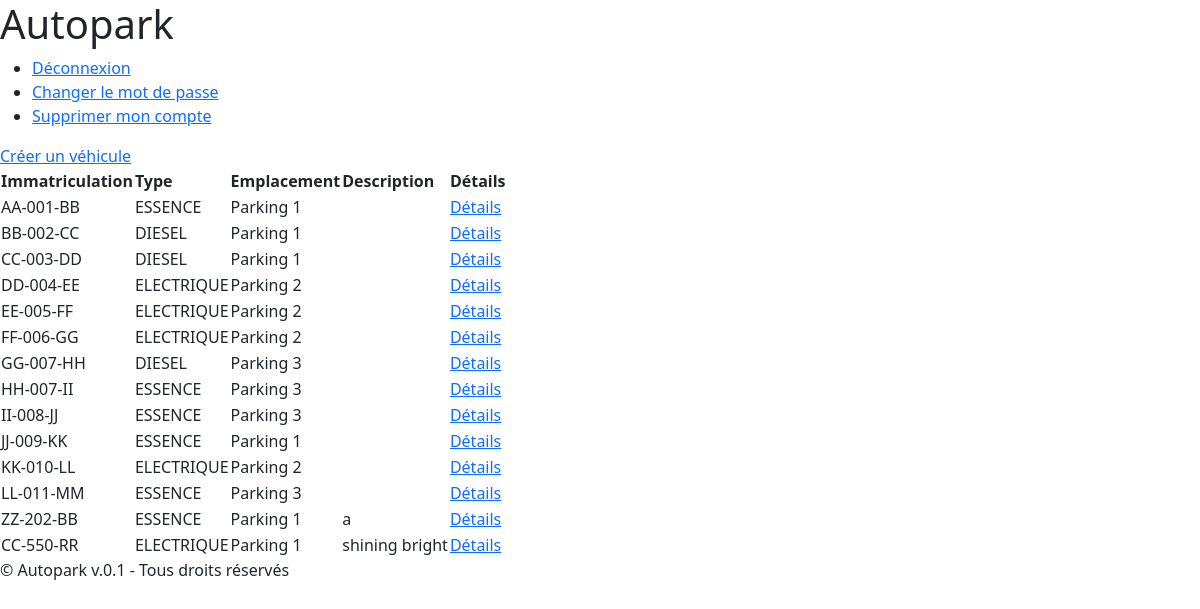
The page /autopark/all (signed in) on the database as committed earlier.
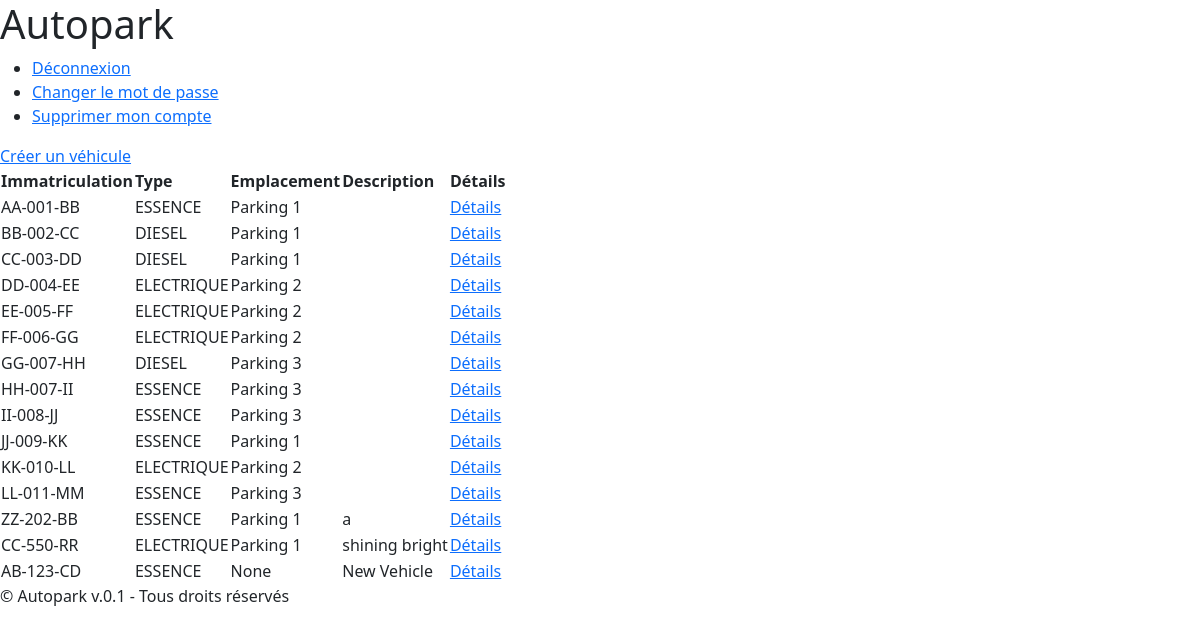
The same page on the database as committed later.
### autopark/models.py (models this page shows, shortened)
class Vehicle(models.Model):
    class VehicleType(models.TextChoices):
        ELECTRIQUE = 'ELECTRIQUE'
        ESSENCE = 'ESSENCE'
        DIESEL = 'DIESEL'
    description = models.TextField(default="")
    number = models.CharField(
        max_length=9,
        validators=[
            RegexValidator(
                regex=r'^([A-Z]{2}-[0-9]{3}-[A-Z]{2})|([0-9]{1,4}[A-Z]{1,3}[0-9]{2})$',
                message='Invalid format'
            )
        ]
    )
    vehicle_type = models.CharField(
        max_length=15,
        choices=VehicleType.choices,
        default=VehicleType.ESSENCE
    )
    created_at = models.DateTimeField(auto_now_add=True)
    location = models.ForeignKey(Location, on_delete=models.SET_NULL, null=True, blank=True)
    last_maintenance_at = models.DateTimeField(null=True, blank=True)
    next_check_at = models.DateTimeField(null=True, blank=True)

class Location(models.Model):
    label = models.CharField(max_length=255)
    def __str__(self):
        return self.label
    class Meta:
        ordering = ['label']

### autopark/views.py (the view)
# urls.py: path("autopark/all", AllListView.as_view(), name='all_vehicles'),
class AllListView(LoginRequiredMixin, ListView):
    model = Vehicle
    template_name = 'all_table.html'
    context_object_name = 'table_data'

### autopark/templates/all_table.html
{% extends 'base.html' %}
{% block content %}
<a href="{% url 'add_vehicle' %}">Créer un véhicule</a>
<table>
    <thead>
      <tr>
        <th>Immatriculation</th>
        <th>Type</th>
        <th>Emplacement</th>
        <th>Description</th>
        <th>Détails</th>
      </tr>
    </thead>
    <tbody>
      {% for vehicle in table_data %}
        <tr>
          <td>{{ vehicle.number }}</td>
          <td>{{ vehicle.vehicle_type }}</td>
          <td>{{ vehicle.location }}</td>
          <td>{{ vehicle.description }}</td>
          <td><a href="{% url 'vehicle_details' vehicle.id %}">Détails</a></td>
        </tr>
      {% empty %}
        <tr>
          <td colspan="5">Pas de véhicule</td>
        </tr>
      {% endfor %}
    </tbody>
</table>
{% endblock %}

### tp1_yagg_yoon_laurent/templates/base.html (shortened to what this page needs)
<!DOCTYPE html>
<html>
<head>
    <link href="https://cdn.jsdelivr.net/npm/bootstrap@5.3.0/dist/css/bootstrap.min.css" rel="stylesheet">
</head>
<body>
    <h1>Autopark</h1>
    <header>
        <nav>
            <ul>
                <li><a href="{% url 'logout' %}">Déconnexion</a></li>
                <li><a href="{% url 'password_change' %}">Changer le mot de passe</a></li>
                <li><a href="{% url 'delete_account' %}">Supprimer mon compte</a></li>
            </ul>
        </nav>
    </header>
    <main>
        {% block content %}
        {% endblock %}
    </main>
    <footer>
        <p>&copy; Autopark v.0.1 - Tous droits réservés</p>
    </footer>
</body>
</html>

Rows that differ between the two databases and show on the page:
added Vehicle: number "AB-123-CD", vehicle_type "ESSENCE", location "None", description "New Vehicle"
